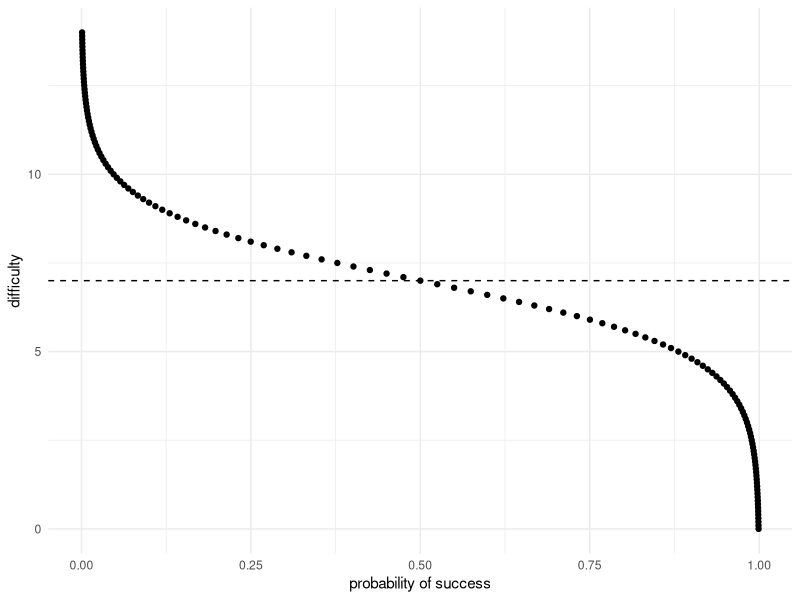

The R source for this figure:
## ---- chunk 1
#| label: setup
# library(cgrasch)
## ---- chunk 2
#| echo: true

b <- 7
tibble::tibble(d = seq(0, 14, .1)) |>
  dplyr::mutate(p1 = exp(b - d) / (1 + exp(b - d))) |>
  ggplot2::ggplot(ggplot2::aes(y = d, x = p1)) +
  ggplot2::geom_point() +
  ggplot2::geom_hline(yintercept = b, linetype = "dashed") +
  ggplot2::theme_minimal() +
  ggplot2::labs(y = "difficulty", x = "probability of success")
